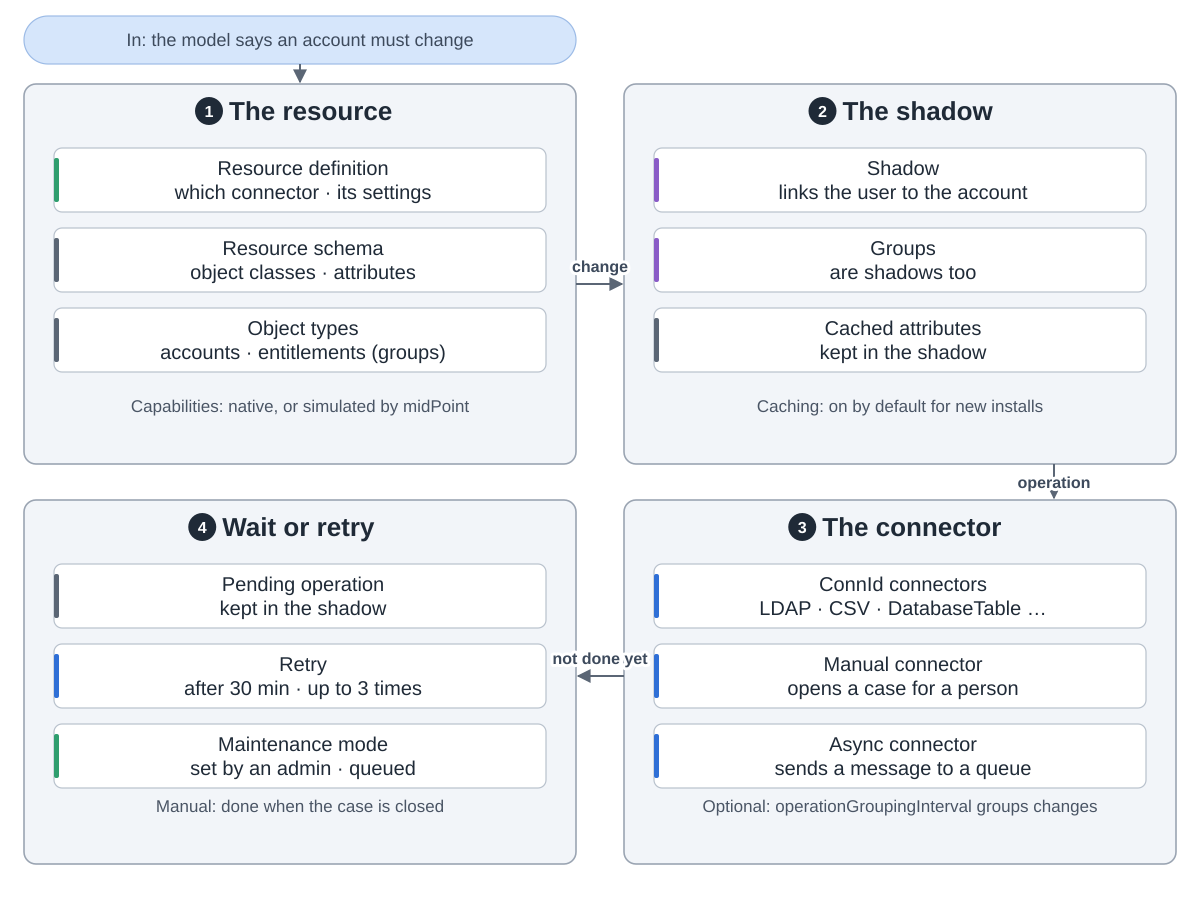

Python code for this plot:
"""How midPoint writes a change to a target system: the provisioning subsystem.
Snake order: 1 the resource (top left) -> 2 the shadow (top right) -> 3 the connector (bottom right) -> 4 wait or retry (bottom left).
Drawn from Evolveum/midpoint at commit 160887ba (docs/resources: connid, resource-configuration/capabilities,
shadow, attribute-caching, entitlements, manual, asynchronous/outbound, propagation, maintenance-state;
docs/synchronization/consistency; provisioning/provisioning-impl ProvisioningUtil.java, provisioning/ucf-impl-builtin,
gui/admin-gui/pom.xml bundled connectors; repo/system-init initial system configuration).
Run: python3 provisioning.py"""
import sys
from pathlib import Path

sys.path.insert(0, str(Path(__file__).resolve().parents[2] / "tools"))
from archdiagram import Diagram, L, R, GW, T1, H1, T2, H2  # noqa: E402

d = Diagram("How midPoint writes to a target system",
            "In: the model decides that an account on a target system must be created, changed or deleted. "
            "1 The resource: a resource definition names the connector and its settings; the resource schema "
            "lists the object classes and attributes the connector reads from the system; object types say "
            "which objects are accounts and which are entitlements such as groups. Capabilities are native "
            "to the resource or simulated by midPoint. "
            "2 The shadow: midPoint keeps a shadow in its repository that links the user to the real account, "
            "groups are shadows too, and attributes are cached in the shadow (passive caching, on by default "
            "for new installations). "
            "3 The connector does the work, one of three kinds: ConnId connectors such as the bundled LDAP, CSV "
            "and DatabaseTable connectors; the built-in manual connector, which opens a case for a person; "
            "or the built-in asynchronous connector, which sends a message to a queue. Changes can be grouped "
            "and sent together if operationGroupingInterval is set. "
            "4 Wait or retry: an operation that is not done yet, because the resource is down, a person still "
            "has to do it, or the resource is in maintenance mode set by an admin, is kept in the shadow as a "
            "pending operation; a failed one is retried after 30 minutes, up to 3 times by default.")

d.pill(L, 16, GW, 48, "In: the model says an account must change")
d.arrow(f"M{L + GW / 2} 64V{T1 - 2}")

d.group(L, T1, GW, H1, "The resource", 1)
d.column(L, T1, [("Resource definition|which connector · its settings", "plan"),
                 ("Resource schema|object classes · attributes", "data"),
                 ("Object types|accounts · entitlements (groups)", "data")])
d.notes(L, T1, H1, "Capabilities: native, or simulated by midPoint", "")

d.group(R, T1, GW, H1, "The shadow", 2)
d.column(R, T1, [("Shadow|links the user to the account", "write"),
                 ("Groups|are shadows too", "write"),
                 ("Cached attributes|kept in the shadow", "data")])
d.notes(R, T1, H1, "Caching: on by default for new installs", "")

d.group(R, T2, GW, H2, "The connector", 3)
d.column(R, T2, [("ConnId connectors|LDAP · CSV · DatabaseTable …", "coding"),
                 ("Manual connector|opens a case for a person", "coding"),
                 ("Async connector|sends a message to a queue", "coding")])
d.notes(R, T2, H2, "Optional: operationGroupingInterval groups changes", "")

d.group(L, T2, GW, H2, "Wait or retry", 4)
d.column(L, T2, [("Pending operation|kept in the shadow", "data"),
                 ("Retry|after 30 min · up to 3 times", "coding"),
                 ("Maintenance mode|set by an admin · queued", "plan")])
d.notes(L, T2, H2, "Manual: done when the case is closed", "")

d.arrow(f"M{L + GW} {T1 + 200}H{R - 2}", label="change", at=(600, T1 + 188))
d.arrow(f"M{R + 430} {T1 + H1}V{T2 - 2}", label="operation", at=(R + 430, T1 + H1 + 24))
d.arrow(f"M{R} {T2 + 176}H{L + GW + 2}", label="not done yet", at=(600, T2 + 164))

d.save(Path(__file__).with_name("provisioning.svg"))
